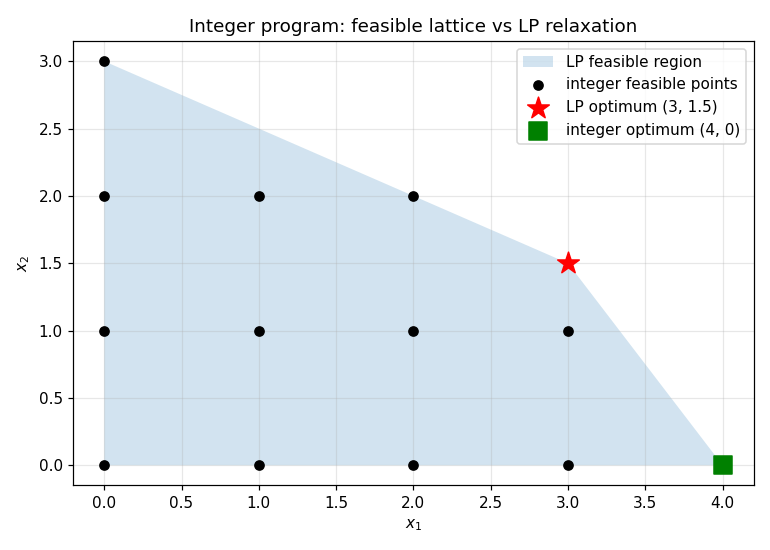

Source code (Python):
import numpy as np
import matplotlib.pyplot as plt


def integer_program_feasible_lattice():
    x_1 = np.linspace(0, 4.5, 300)
    upper = np.minimum((24 - 6 * x_1) / 4, (6 - x_1) / 2)
    plt.figure(figsize=(7, 5))
    plt.fill_between(x_1, 0, upper, where=upper >= 0, alpha=0.2, label="LP feasible region")
    lattice = [(a, b) for a in range(5) for b in range(4) if 6 * a + 4 * b <= 24 and a + 2 * b <= 6]
    plt.scatter([p[0] for p in lattice], [p[1] for p in lattice], color="black", zorder=3, label="integer feasible points")
    plt.scatter([3], [1.5], color="red", marker="*", s=220, zorder=4, label="LP optimum (3, 1.5)")
    plt.scatter([4], [0], color="green", marker="s", s=130, zorder=4, label="integer optimum (4, 0)")
    plt.xlabel("$x_1$"); plt.ylabel("$x_2$"); plt.title("Integer program: feasible lattice vs LP relaxation")
    plt.legend(); plt.grid(True, alpha=0.3); plt.tight_layout()
    return "030601_integer_program_feasible_lattice"


integer_program_feasible_lattice()
plt.savefig('030601_integer_program_feasible_lattice.png', dpi=110)
